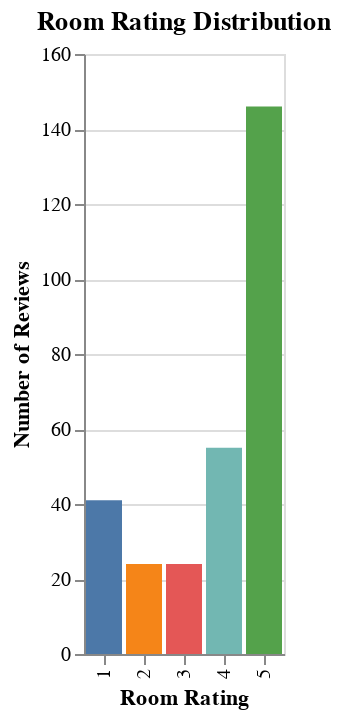

The code cell stored with this chart in its notebook:
### Code cell
room_chart = alt.Chart(room_ratings).mark_bar().encode(
    x = alt.X("index:N", title="Room Rating"),
    y = alt.Y("count:Q", title="Number of Reviews"),
    color = alt.Color("index:N", legend=None)
).properties(
    title = "Room Rating Distribution"
)
room_chart

### Figure 1 — Vega-Lite specification as saved in the notebook (floating-point values rounded to 4 significant figures)
{"config": {"view": {"continuousWidth": 400, "continuousHeight": 300}}, "data": {"name": "data-e7a0d58fd98ccbd817722c65526b374e"}, "mark": "bar", "encoding": {"color": {"field": "index", "legend": null, "type": "nominal"}, "x": {"field": "index", "title": "Room Rating", "type": "nominal"}, "y": {"field": "count", "title": "Number of Reviews", "type": "quantitative"}}, "title": "Room Rating Distribution", "$schema": "https://vega.github.io/schema/vega-lite/v4.17.0.json", "datasets": {"data-e7a0d58fd98ccbd817722c65526b374e": [{"index": 5.0, "count": 146}, {"index": 4.0, "count": 55}, {"index": 1.0, "count": 41}, {"index": 3.0, "count": 24}, {"index": 2.0, "count": 24}]}}
